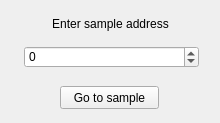
<?xml version="1.0" encoding="UTF-8"?>
<ui version="4.0">
 <class>gotoSample</class>
 <widget class="QWidget" name="gotoSample">
  <property name="geometry">
   <rect>
    <x>0</x>
    <y>0</y>
    <width>220</width>
    <height>123</height>
   </rect>
  </property>
  <property name="font">
   <font>
    <family>Arial</family>
   </font>
  </property>
  <property name="windowTitle">
   <string/>
  </property>
  <widget class="QDoubleSpinBox" name="doubleSpinBox">
   <property name="geometry">
    <rect>
     <x>24</x>
     <y>46</y>
     <width>175</width>
     <height>22</height>
    </rect>
   </property>
   <property name="decimals">
    <number>0</number>
   </property>
   <property name="minimum">
    <double>-100000000.000000000000000</double>
   </property>
   <property name="maximum">
    <double>100000000000000.000000000000000</double>
   </property>
  </widget>
  <widget class="QPushButton" name="pushButton">
   <property name="geometry">
    <rect>
     <x>60</x>
     <y>86</y>
     <width>99</width>
     <height>23</height>
    </rect>
   </property>
   <property name="font">
    <font>
     <family>Arial</family>
    </font>
   </property>
   <property name="text">
    <string>Go to sample</string>
   </property>
  </widget>
  <widget class="QLabel" name="label">
   <property name="geometry">
    <rect>
     <x>28</x>
     <y>16</y>
     <width>165</width>
     <height>16</height>
    </rect>
   </property>
   <property name="font">
    <font>
     <family>Arial</family>
    </font>
   </property>
   <property name="text">
    <string>Enter sample address</string>
   </property>
   <property name="alignment">
    <set>Qt::AlignCenter</set>
   </property>
  </widget>
 </widget>
 <resources/>
 <connections>
  <connection>
   <sender>pushButton</sender>
   <signal>clicked()</signal>
   <receiver>gotoSample</receiver>
   <slot>s_Ok()</slot>
   <hints>
    <hint type="sourcelabel">
     <x>110</x>
     <y>97</y>
    </hint>
    <hint type="destinationlabel">
     <x>222</x>
     <y>98</y>
    </hint>
   </hints>
  </connection>
 </connections>
 <slots>
  <slot>s_Ok()</slot>
 </slots>
</ui>
